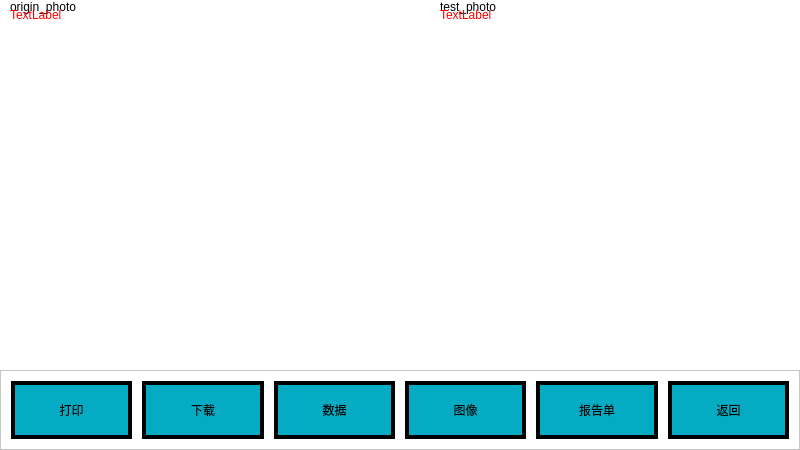
<?xml version="1.0" encoding="UTF-8"?>
<ui version="4.0">
 <class>Form</class>
 <widget class="QWidget" name="Form">
  <property name="geometry">
   <rect>
    <x>0</x>
    <y>0</y>
    <width>800</width>
    <height>450</height>
   </rect>
  </property>
  <property name="windowTitle">
   <string>Form</string>
  </property>
  <property name="styleSheet">
   <string notr="true">background-color: rgb(255, 255, 255);</string>
  </property>
  <widget class="QFrame" name="frame">
   <property name="geometry">
    <rect>
     <x>0</x>
     <y>370</y>
     <width>800</width>
     <height>80</height>
    </rect>
   </property>
   <property name="frameShape">
    <enum>QFrame::StyledPanel</enum>
   </property>
   <property name="frameShadow">
    <enum>QFrame::Raised</enum>
   </property>
   <layout class="QHBoxLayout" name="horizontalLayout" stretch="1,1,1,1,1,1">
    <property name="spacing">
     <number>10</number>
    </property>
    <property name="leftMargin">
     <number>10</number>
    </property>
    <property name="topMargin">
     <number>10</number>
    </property>
    <property name="rightMargin">
     <number>10</number>
    </property>
    <property name="bottomMargin">
     <number>10</number>
    </property>
    <item>
     <widget class="QPushButton" name="btnPrint">
      <property name="sizePolicy">
       <sizepolicy hsizetype="Preferred" vsizetype="Preferred">
        <horstretch>0</horstretch>
        <verstretch>0</verstretch>
       </sizepolicy>
      </property>
      <property name="styleSheet">
       <string notr="true">QPushButton {
font: 20pt &quot;宋体&quot;;
border:4px solid rgb(0,0,0);
background-color:#05abc2;
}

QPushButton:pressed{
background-color: rgb(255, 0, 0);
}
</string>
      </property>
      <property name="text">
       <string>打印</string>
      </property>
     </widget>
    </item>
    <item>
     <widget class="QPushButton" name="btnDownload">
      <property name="sizePolicy">
       <sizepolicy hsizetype="Preferred" vsizetype="Preferred">
        <horstretch>0</horstretch>
        <verstretch>0</verstretch>
       </sizepolicy>
      </property>
      <property name="styleSheet">
       <string notr="true">QPushButton {
font: 20pt &quot;宋体&quot;;
border:4px solid rgb(0,0,0);
background-color:#05abc2;
}

QPushButton:pressed{
background-color: rgb(255, 0, 0);
}
</string>
      </property>
      <property name="text">
       <string>下载</string>
      </property>
     </widget>
    </item>
    <item>
     <widget class="QPushButton" name="btnData">
      <property name="sizePolicy">
       <sizepolicy hsizetype="Preferred" vsizetype="Preferred">
        <horstretch>0</horstretch>
        <verstretch>0</verstretch>
       </sizepolicy>
      </property>
      <property name="styleSheet">
       <string notr="true">QPushButton {
font: 20pt &quot;宋体&quot;;
border:4px solid rgb(0,0,0);
background-color:#05abc2;
}

QPushButton:pressed{
background-color: rgb(255, 0, 0);
}
</string>
      </property>
      <property name="text">
       <string>数据</string>
      </property>
     </widget>
    </item>
    <item>
     <widget class="QPushButton" name="btnPic">
      <property name="sizePolicy">
       <sizepolicy hsizetype="Preferred" vsizetype="Preferred">
        <horstretch>0</horstretch>
        <verstretch>0</verstretch>
       </sizepolicy>
      </property>
      <property name="styleSheet">
       <string notr="true">QPushButton {
font: 20pt &quot;宋体&quot;;
border:4px solid rgb(0,0,0);
background-color:#05abc2;
}

QPushButton:pressed{
background-color: rgb(255, 0, 0);
}
</string>
      </property>
      <property name="text">
       <string>图像</string>
      </property>
     </widget>
    </item>
    <item>
     <widget class="QPushButton" name="btnReport">
      <property name="sizePolicy">
       <sizepolicy hsizetype="Preferred" vsizetype="Preferred">
        <horstretch>0</horstretch>
        <verstretch>0</verstretch>
       </sizepolicy>
      </property>
      <property name="styleSheet">
       <string notr="true">QPushButton {
font: 20pt &quot;宋体&quot;;
border:4px solid rgb(0,0,0);
background-color:#05abc2;
}

QPushButton:pressed{
background-color: rgb(255, 0, 0);
}
</string>
      </property>
      <property name="text">
       <string>报告单</string>
      </property>
     </widget>
    </item>
    <item>
     <widget class="QPushButton" name="btnReturn">
      <property name="sizePolicy">
       <sizepolicy hsizetype="Preferred" vsizetype="Preferred">
        <horstretch>0</horstretch>
        <verstretch>0</verstretch>
       </sizepolicy>
      </property>
      <property name="styleSheet">
       <string notr="true">QPushButton {
font: 20pt &quot;宋体&quot;;
border:4px solid rgb(0,0,0);
background-color:#05abc2;
}

QPushButton:pressed{
background-color: rgb(255, 0, 0);
}
</string>
      </property>
      <property name="text">
       <string>返回</string>
      </property>
     </widget>
    </item>
   </layout>
  </widget>
  <widget class="QStackedWidget" name="stackedWidget">
   <property name="geometry">
    <rect>
     <x>0</x>
     <y>0</y>
     <width>800</width>
     <height>370</height>
    </rect>
   </property>
   <widget class="QWidget" name="page">
    <widget class="QLabel" name="photoLabel">
     <property name="geometry">
      <rect>
       <x>440</x>
       <y>0</y>
       <width>350</width>
       <height>350</height>
      </rect>
     </property>
     <property name="sizePolicy">
      <sizepolicy hsizetype="Fixed" vsizetype="Fixed">
       <horstretch>0</horstretch>
       <verstretch>0</verstretch>
      </sizepolicy>
     </property>
     <property name="minimumSize">
      <size>
       <width>350</width>
       <height>350</height>
      </size>
     </property>
     <property name="maximumSize">
      <size>
       <width>350</width>
       <height>350</height>
      </size>
     </property>
     <property name="styleSheet">
      <string notr="true">font: 20pt &quot;宋体&quot;;</string>
     </property>
     <property name="text">
      <string>test_photo</string>
     </property>
     <property name="alignment">
      <set>Qt::AlignLeading|Qt::AlignLeft|Qt::AlignTop</set>
     </property>
    </widget>
    <widget class="QLabel" name="picLabel">
     <property name="geometry">
      <rect>
       <x>10</x>
       <y>0</y>
       <width>350</width>
       <height>350</height>
      </rect>
     </property>
     <property name="sizePolicy">
      <sizepolicy hsizetype="Fixed" vsizetype="Fixed">
       <horstretch>0</horstretch>
       <verstretch>0</verstretch>
      </sizepolicy>
     </property>
     <property name="minimumSize">
      <size>
       <width>350</width>
       <height>350</height>
      </size>
     </property>
     <property name="maximumSize">
      <size>
       <width>350</width>
       <height>350</height>
      </size>
     </property>
     <property name="styleSheet">
      <string notr="true">font: 20pt &quot;宋体&quot;;</string>
     </property>
     <property name="text">
      <string>origin_photo</string>
     </property>
     <property name="alignment">
      <set>Qt::AlignLeading|Qt::AlignLeft|Qt::AlignTop</set>
     </property>
    </widget>
    <widget class="QLabel" name="leftLabel">
     <property name="geometry">
      <rect>
       <x>10</x>
       <y>0</y>
       <width>350</width>
       <height>30</height>
      </rect>
     </property>
     <property name="styleSheet">
      <string notr="true">QLabel {
font: 20pt &quot;宋体&quot;;
color: rgb(255, 0, 0);
background-color: transparent;
}</string>
     </property>
     <property name="text">
      <string>TextLabel</string>
     </property>
    </widget>
    <widget class="QLabel" name="rightLabel">
     <property name="geometry">
      <rect>
       <x>440</x>
       <y>0</y>
       <width>350</width>
       <height>30</height>
      </rect>
     </property>
     <property name="styleSheet">
      <string notr="true">QLabel {
font: 20pt &quot;宋体&quot;;
color: rgb(255, 0, 0);
background-color: transparent;
}</string>
     </property>
     <property name="text">
      <string>TextLabel</string>
     </property>
    </widget>
    <zorder>photoLabel</zorder>
    <zorder>picLabel</zorder>
    <zorder>rightLabel</zorder>
    <zorder>leftLabel</zorder>
   </widget>
   <widget class="QWidget" name="page_2">
    <widget class="QTableView" name="tableView">
     <property name="geometry">
      <rect>
       <x>10</x>
       <y>0</y>
       <width>778</width>
       <height>350</height>
      </rect>
     </property>
     <property name="styleSheet">
      <string notr="true">#tableView{
	font: 20pt &quot;宋体&quot;;
border:4px solid rgb(0,0,0);
background-color:rgb(255,255,255);
}

QComboBox {
    font: 20pt &quot;宋体&quot;;
	color: rgb(255, 255, 255);
	background-color: rgb(0,0,0);
	align: center;
}

QComboBox QAbstractItemView {
	background-color: rgb(0, 0, 0);/*背景颜色*/
    padding: 1px 2px 1px 2px;  /*针对于组合框中的文本内容*/
	color: rgb(255,255,255)
}</string>
     </property>
    </widget>
   </widget>
   <widget class="QWidget" name="page_3">
    <widget class="QTableWidget" name="tableWidget">
     <property name="geometry">
      <rect>
       <x>15</x>
       <y>0</y>
       <width>771</width>
       <height>370</height>
      </rect>
     </property>
     <property name="styleSheet">
      <string notr="true">QTableWidget{
border:4px solid rgb(0,0,0);
background-color:rgb(255,255,255);
}

QTableWidget::Item
{
border:2px solid rgb(0,0,0);
background-color:rgb(255,255,255);
}
</string>
     </property>
    </widget>
   </widget>
   <widget class="QWidget" name="page_4">
    <widget class="QTableView" name="tableView_2">
     <property name="geometry">
      <rect>
       <x>10</x>
       <y>0</y>
       <width>778</width>
       <height>370</height>
      </rect>
     </property>
     <property name="styleSheet">
      <string notr="true">#tableView_2{
	font: 20pt &quot;宋体&quot;;
border:4px solid rgb(0,0,0);
background-color:rgb(255,255,255);
}

QComboBox {
    font: 20pt &quot;宋体&quot;;
	color: rgb(255, 255, 255);
	background-color: rgb(0,0,0);
}

QComboBox QAbstractItemView {
	background-color: rgb(0, 0, 0);/*背景颜色*/
	color: rgb(255,255,255)
}</string>
     </property>
    </widget>
   </widget>
  </widget>
 </widget>
 <resources/>
 <connections/>
</ui>
